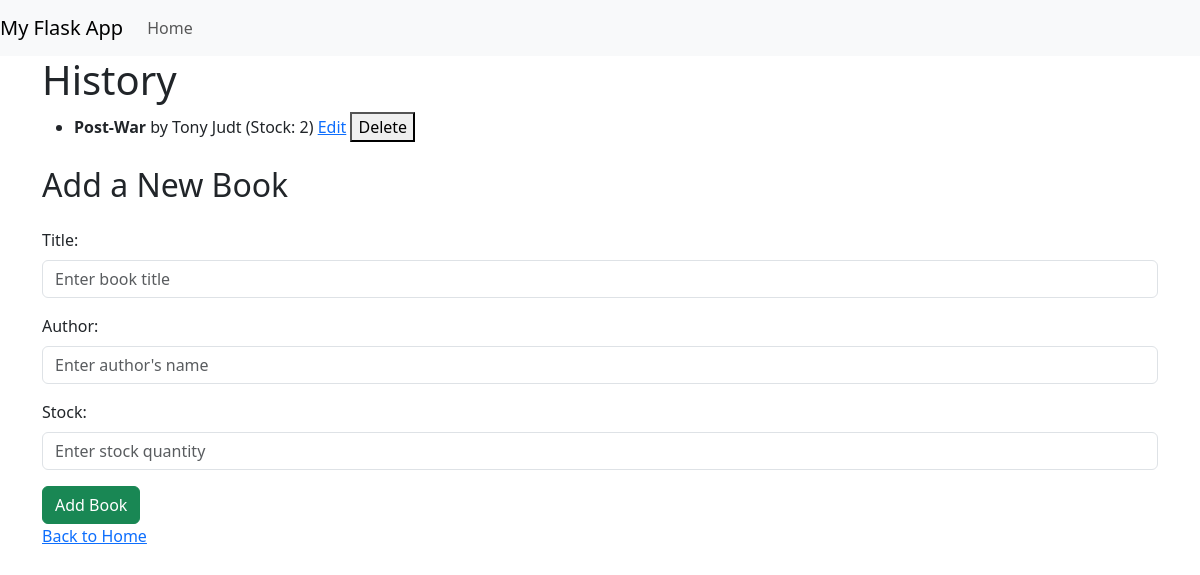
/genre/History, run on an earlier commit of the app's database.
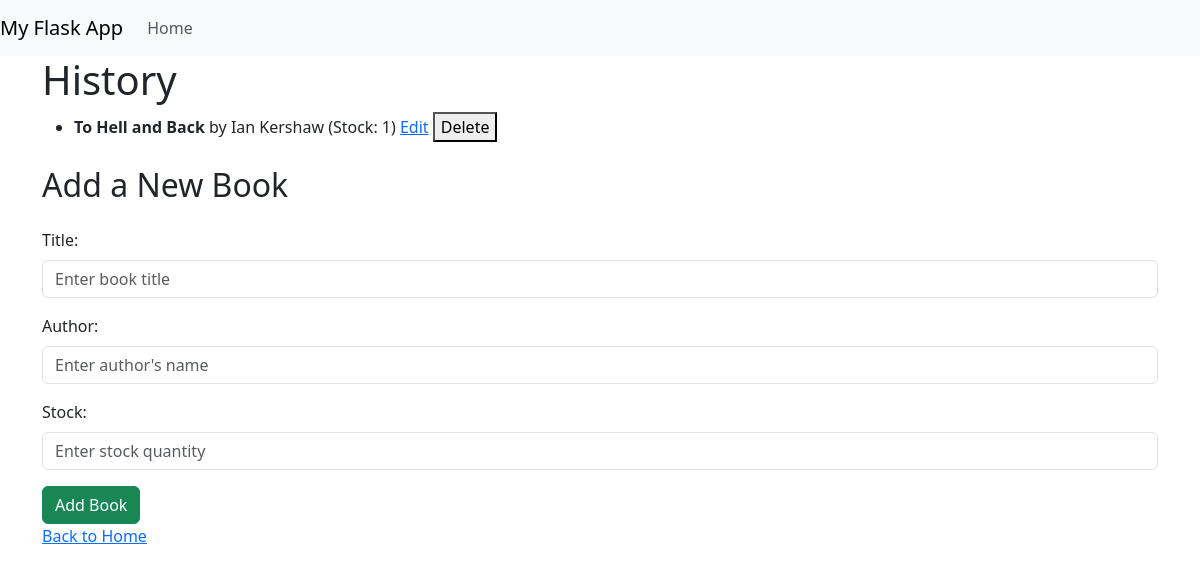
And on a later commit of the database.
### models/book.py (models this page shows)
class Genre(db.Model):
    __tablename__ = 'genres'
    id = db.Column(db.Integer, primary_key=True)
    name = db.Column(db.String(100), unique=True, nullable=False)
    books = db.relationship('Book', backref='genre',
                            cascade="all, delete-orphan", lazy=True)

class Book(db.Model):
    __tablename__ = 'books'
    id = db.Column(db.Integer, primary_key=True)
    title = db.Column(db.String(255), nullable=False)
    author = db.Column(db.String(255), nullable=False)
    genre_id = db.Column(db.Integer, db.ForeignKey(
        'genres.id'), nullable=False)
    stock = db.Column(db.Integer, default=1, nullable=False)
    __table_args__ = (UniqueConstraint('title', 'author',
                      'genre_id', name='unique_book_per_genre'),)

### app.py (the view)
@app.route('/genre/<genre_name>')
def view_genre(genre_name):
    genre_name = genre_name.replace('-', ' ')
    genre = Genre.query.filter_by(name=genre_name).first_or_404()
    books = Book.query.filter_by(genre_id=genre.id).all()
    return render_template('genre_books.html', genre=genre, books=books)

### templates/genre_books.html
{%extends 'layout.html'%} {%block body %}
<h1>{{ genre.name }}</h1>
<ul>
  {% for book in books %}
  <li>
    <strong>{{ book.title }}</strong> by {{ book.author }} (Stock: {{ book.stock
    }})
    <a href="{{ url_for('edit_book', book_id=book.id) }}">Edit</a>
    <form
      action="{{ url_for('delete_book', book_id=book.id) }}"
      method="POST"
      style="display: inline"
    >
      <button
        type="submit"
        onclick="return confirm('Are you sure you want to delete this book?');"
      >
        Delete
      </button>
    </form>
  </li>
  {% endfor %}
</ul>
<h2 class="my-4">Add a New Book</h2>
<form
  method="POST"
  action="{{ url_for('add_book_to_genre', genre_id=genre.id) }}"
  lass="needs-validation"
  novalidate
>
  <div class="mb-3">
    <label for="title" class="form-label">Title:</label>
    <input
      type="text"
      id="title"
      name="title"
      class="form-control"
      placeholder="Enter book title"
      required
    />
  </div>
  <div class="mb-3">
    <label for="author" class="form-label">Author:</label>
    <input
      type="text"
      id="author"
      name="author"
      class="form-control"
      placeholder="Enter author's name"
      required
    />
  </div>
  <div class="mb-3">
    <label for="stock" class="form-label">Stock:</label>
    <input
      type="number"
      id="stock"
      name="stock"
      class="form-control"
      min="1"
      placeholder="Enter stock quantity"
      required
    />
  </div>
  <button type="submit" class="btn btn-success">Add Book</button>
</form>
<a href="{{ url_for('index') }}">Back to Home</a>
{% endblock%}

### templates/layout.html (shortened to what this page needs)
<!DOCTYPE html>
<html lang="en">
  <head>
    <link
      rel="stylesheet"
      href="https://cdn.jsdelivr.net/npm/bootstrap@5.3.3/dist/css/bootstrap.min.css"
    />
  </head>
  <body>
    {%include 'includes/_navbar.html'%}
    <div class="container">
       {%block body %} {% endblock%}
    </div>
  </body>
</html>

### templates/includes/_navbar.html (shortened to what this page needs)
<nav class="navbar navbar-expand-lg navbar-light bg-light">
  <a class="navbar-brand" href="#">My Flask App</a>
  <div class="collapse navbar-collapse" id="navbarSupportedContent">
    <ul class="navbar-nav mr-auto">
      <li class="nav-item active">
        <a class="nav-link" href="/"
          >Home</a
        >
      </li>
    </ul>
  </div>
</nav>

What changed in the data, as far as the page shows it:
removed Book: title "Post-War", author "Tony Judt", stock "2"
added Book: title "To Hell and Back", author "Ian Kershaw", stock "1"
